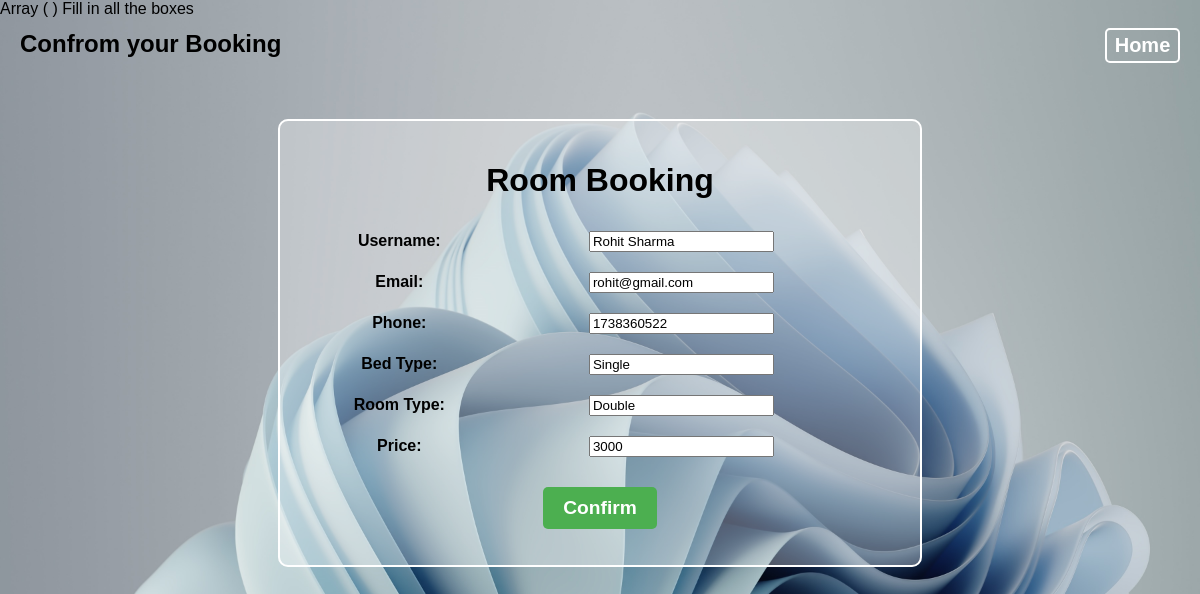
The app's page /view/RoomData.php?room_id=5&user_id=6 (signed in) with its own data.
### tables this page shows
CREATE TABLE `user` (
  `id` int(11) NOT NULL,
  `username` varchar(30) NOT NULL,
  `password` varchar(50) NOT NULL,
  `email` varchar(50) NOT NULL,
  `dob` date NOT NULL,
  `phone` int(20) NOT NULL,
  `gender` varchar(20) NOT NULL,
  `blood_group` varchar(20) NOT NULL
);

CREATE TABLE `room` (
  `id` int(30) NOT NULL,
  `room_type` varchar(30) NOT NULL,
  `bed_type` varchar(30) NOT NULL,
  `room_price` varchar(30) NOT NULL
);

### model/userModel.php (called while the page is built, shortened)
<?php
function getUserById($id) {
    $con = dbConnect();
    $sql = "SELECT * FROM user WHERE id='$id'";
    $result = mysqli_query($con, $sql);
    $user = mysqli_fetch_assoc($result);
    return $user;
}
?>

### model/roomModel.php (called while the page is built, shortened)
<?php
function getRoomById($id) {
    $con = dbConnect();
    $sql = "SELECT * FROM room WHERE id='$id'";
    $result = mysqli_query($con, $sql);
    $room = mysqli_fetch_assoc($result);
    return $room;
}
?>

### view/RoomData.php (the view, shortened to what this page needs)
<?php
include '../model/userModel.php';
include '../model/roomModel.php';
include '../controller/RoombookCheck.php';
$user_id = $_GET['user_id'];
$room_id = $_GET['room_id'];
$user = getUserById($user_id);
$room = getRoomById($room_id);
?>
<!DOCTYPE html>
<html lang="en">
<head>
<link rel="stylesheet" href="../asset/RoomBook.css"/>
</head>
<body>
<div class="header">
  <h2 style="text-align: center; margin-top: 0;">Confrom your Booking</h2>
  <form action="UserDashboard.php" method="post">
    <button type="submit" class="home-button"><b> Home </b> </button>
  </form>
</div>
<center>
    <fieldset>
<h1>Room Booking</h1>
<form action="../controller/RoombookCheck.php" method="post">
<table border="0">
    <tr>
    <td> <b> Username: </b> </td>
    <td> <input type="text" id="username" name="username" class="custom-input" value="<?php echo $user['username']; ?>" required> </td>
    </tr>
    <tr>
    <td> <b> Email: </b> </td>
    <td> <input type="email" id="email" name="email" class="custom-input" value="<?php echo $user['email']; ?>" required> </td>
    </tr>
    <tr>
    <td> <b> Phone: </b> </td>
    <td> <input type="tel" id="phone" name="phone" class="custom-input" value="<?php echo $user['phone']; ?>" required> </td>
    </tr>
    <td> <b> Bed Type: </b> </td>
    <td>
        <input type="text" id="bed_type" name="bed_type" class="custom-input" value="<?php echo $room['bed_type']; ?>" required>
    </td>
    <td> <b> Room Type: </b> </td>
    <td>
        <input type="text" id="room_type" name="room_type" class="custom-input" value="<?php echo $room['room_type']; ?>" required>
    </td>
    <tr>
    <td> <b> Price: </b> </td>
    <td>
        <input type="text" id="room_price" name="room_price" class="custom-input" value="<?php echo $room['room_price']; ?>" required>
    </td>
    </tr>
<tr>
    <td></td>
    <td></td>
    <td></td>
</tr>
</table>
<button type="submit" name="submit" value="submit" class="large-button"><b>Confirm</b></button>
</form>
</fieldset>
</center>
</body>
</html>

### asset/RoomBook.css (style rules this page uses)
.header { display: flex; justify-content: space-between; align-items: center; padding: 10px 20px; }
.home-button { font-size: 20px; width: 75px; height: 35px; border-radius: 5px; border: 2px solid white; background-color: transparent; color: white; }
body { background-image: url('../view/ProfilePagePhoto.png'); background-size: cover; font-family: Arial, sans-serif; margin: 0; }
fieldset { background-color: rgba(255, 255, 255, 0.3); width: 50%; margin: 30px; padding: 20px; border-radius: 10px; border: 2px solid white; }
table { border-collapse: collapse; width: 100%; margin-top: 10px; }
th, td { padding: 10px; text-align: center; }
button { border: none; background-color: #59D5E0; padding: 0; margin: 0; border-radius: 5px; border: 1px solid white; }

### view/RoomData.php (style rules this page uses)
.large-button { font-size: 1.2em; padding: 10px 20px; background-color: #4CAF50; color: white; border: none; cursor: pointer; border-radius: 5px; }

### records on screen
user: username "Rohit Sharma", email "rohit@gmail.com", phone "1738360522"
room: bed_type "Single", room_type "Double", room_price "3000"
